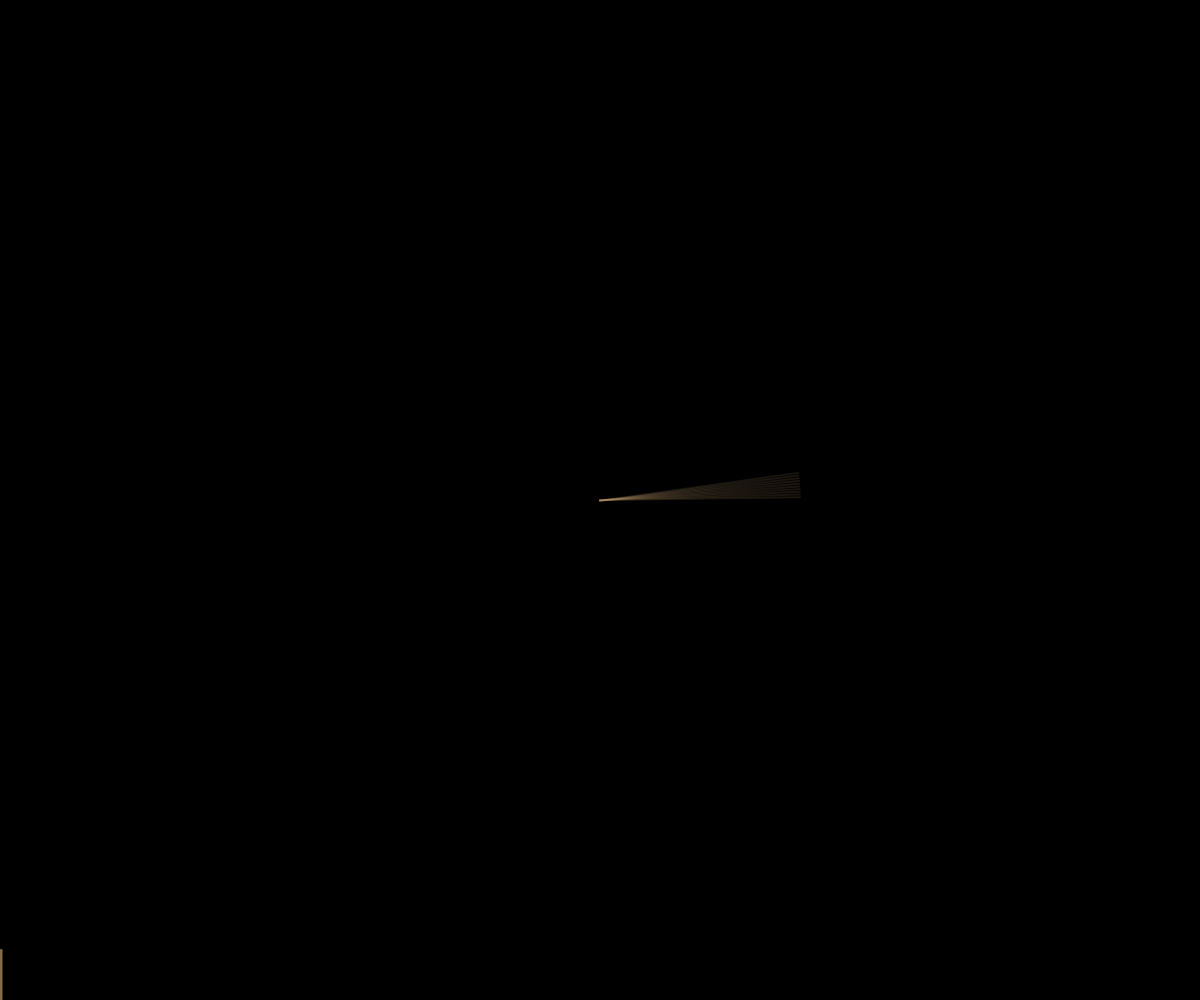
Frame 1 (no input)
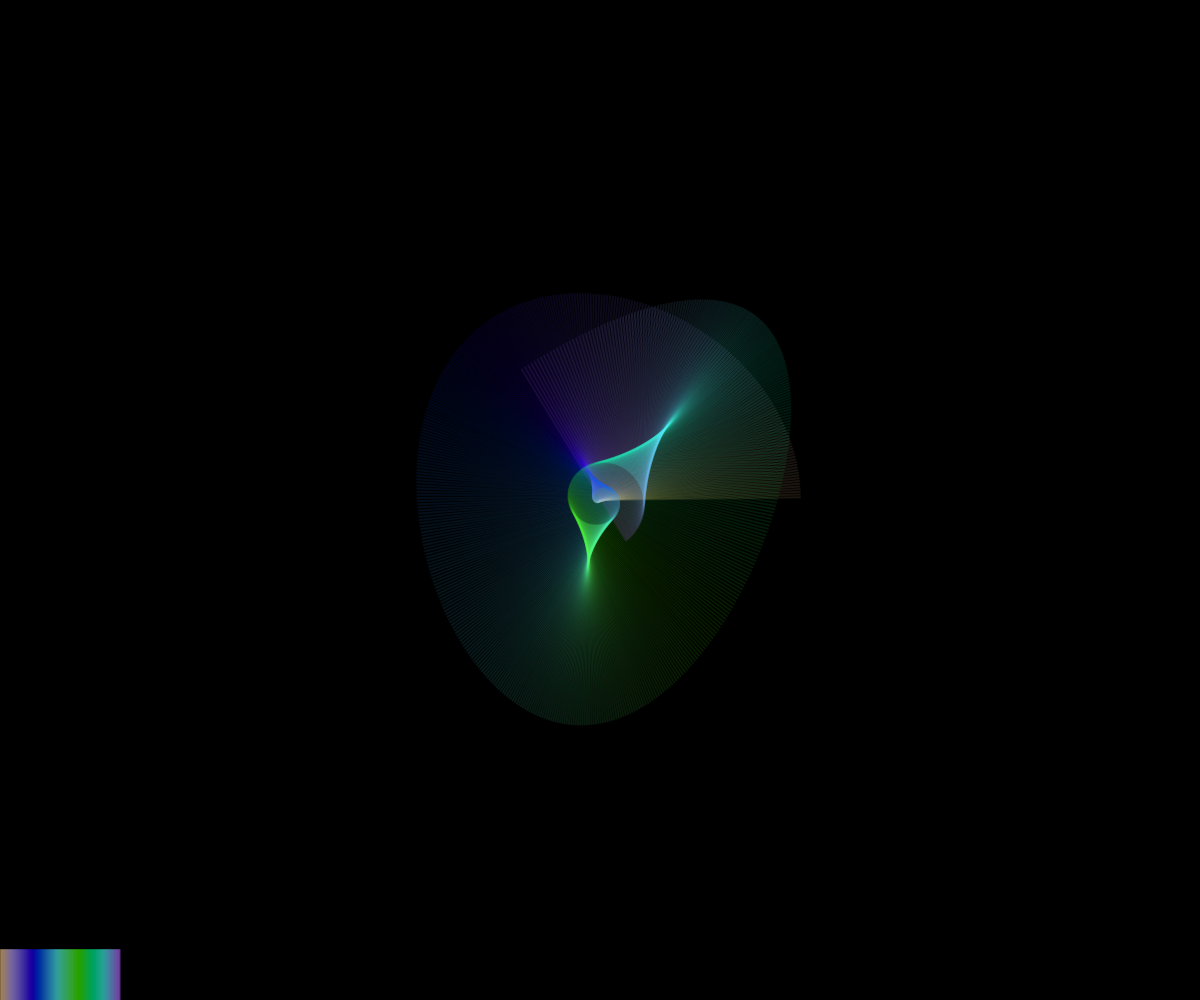
Frame 60 (no input)
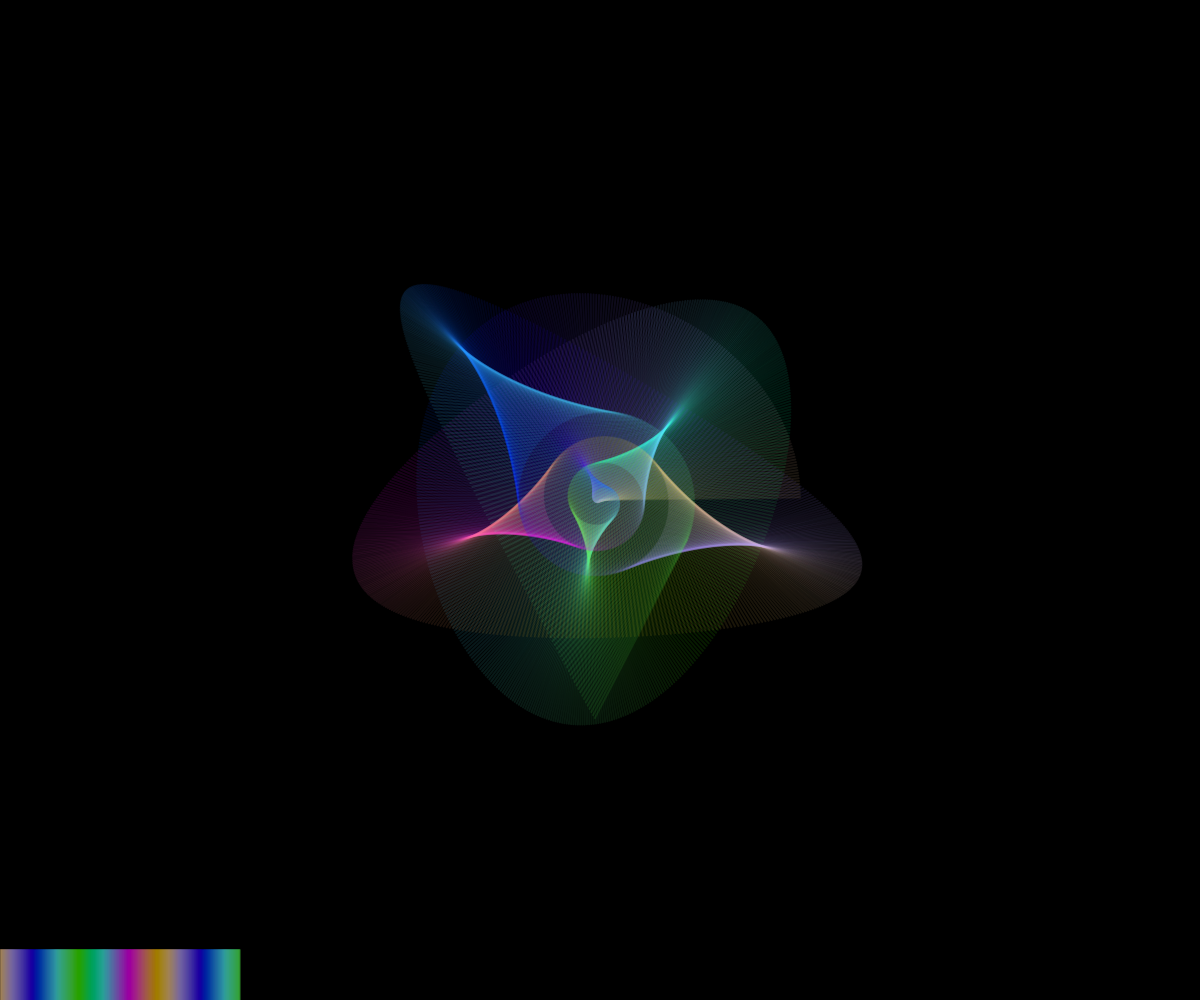
Frame 120 (the mouse pressed at the canvas centre since frame 60)

The p5.js sketch that drew these frames (run headless with seeded random() and noise() and a simulated clock; from frame 60 on, the mouse is pressed at the canvas centre):

// p5.js sketch
// ── sketch.js
/*********************************************************************************

  COLOR ROTATE 
  
  Con ejemplo de uso 

**********************************************************************************/


/* 
  Extiende la clase Vector agregando el método para rotar 
  en cada eje, XY, XZ, YZ (en radianes)
*/

p5.Vector.prototype.rotateAxis = function (angleXY, angleXZ, angleYZ) {
  let vec2D;
  let vec3D = this;
  vec2D = createVector(vec3D.x, vec3D.y);
  vec2D.rotate(angleXY);
  vec3D.set(vec2D.x, vec2D.y, vec3D.z);
  vec2D = createVector(vec3D.x, vec3D.z);
  vec2D.rotate(angleXZ);
  vec3D.set(vec2D.x, vec3D.y, vec2D.y);
  vec2D = createVector(vec3D.y, vec3D.z);
  vec2D.rotate(angleYZ);
  vec3D.set(vec3D.x, vec2D.x, vec2D.y);
  return vec3D;
};


/*
  Extiende la clase Color agregando el método para "rotar" un color
  RGB, tomándolo como si fuera un vector 3D y rota sus componentes
  para cada combinación: red-green, red-blue, green-blue
*/

p5.Color.prototype.rotate = function (angleRG, angleRB, angleGB) {
  let col = this;
  let vec;
  if (col.x == undefined) {
    vec = createVector(col._array[0], col._array[1], col._array[2]);
  } else {
    vec = createVector(col.x, col.y, col.z);
  }
  vec.rotateAxis(angleRG, angleRB, angleGB);
  col.x = vec.x;
  col.y = vec.y;
  col.z = vec.z;
  col.setRed(abs(col.x));
  col.setGreen(abs(col.y));
  col.setBlue(abs(col.z));
  return col;
};

let time = 0;
let col;

function setup() {
  w = windowWidth;
  h = windowHeight;
  createCanvas(w, h);
  colorMode(RGB, 1);
  background(0);
  strokeWeight(2);
  
  // color base 
  col = color(1, 0.8, 0.5, 0.1);
}

function draw() {
  for (let i = 0; i < 10; i++) {
    time += 0.02;
    
    // rota el color para cada iteracion
    col.rotate(0.002, 0.004, 0.006);
    stroke(col);

    // muestra la paleta obtenida con las rotaciones
    line(time * 10, h - 50, time * 10, h); 

    // dibujo
    push();
    translate(w / 2, h / 2);
    rotate(time);
    translate(0, time * 4);
    rotate(-time * 1.7);
    line(0, 0, 200, 0);
    pop();
  }
}
